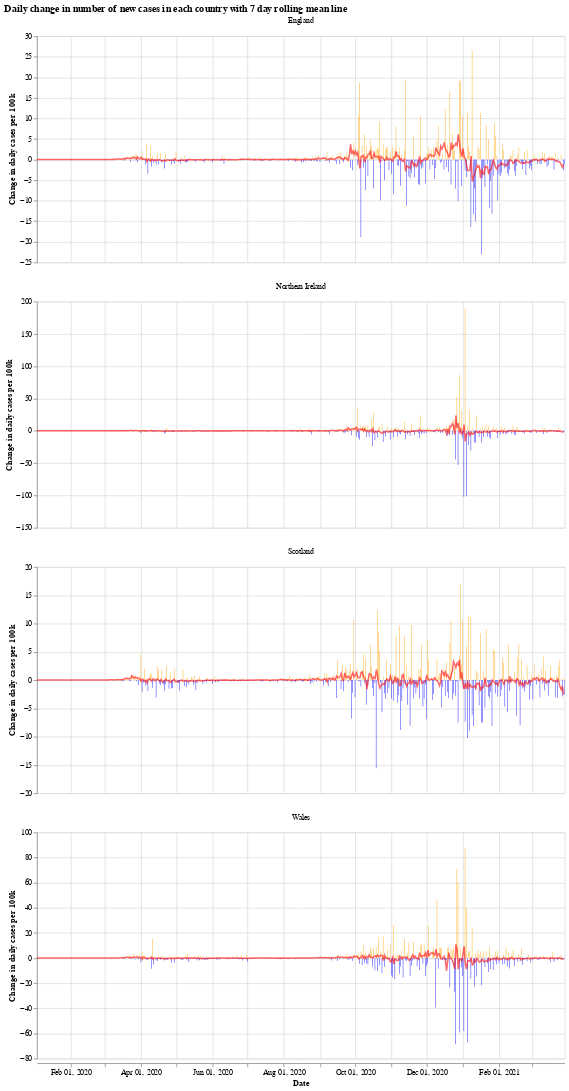

The cell this chart's notebook holds for it:
### Markdown cell above
We will use the Python library `Altair` for visualising the data, see the [altair docs](https://altair-viz.github.io/) for more information.

First we have a graph which shows the daily change in the number of new cases for each country. This number jumps up and down all over the place, which is likely due to delay in reporting of new cases over the weekend. Another interesting thing is that it looks like the daily cases in Wales experienced a much shorter period of calm over the summer (calm in the sense of daily cases not jumping up and down).

The orange bars are days when the number of new cases (per 100k population) was more than the previous day, while the blue are days when the number of new cases dropped. The red line is the 7 day moving average. 

When the moving average line is below 0, it means that there is a consistent drop in new cases. We can see this clearly happening around the times that lockdowns were introduced (though, to varying degrees). I will update the graphs soon with a marker of when each lockdown started.

### Code cell
# collapse
import altair as alt

bars = alt.Chart(uk_cases).mark_bar().encode(
    x=alt.X("yearmonthdate(date):T", axis=alt.Axis(title='Date')),
    y=alt.Y("casesChangeRate:Q", axis=alt.Axis(title='Change in daily cases per 100k')),
    tooltip='casesChange',
    color=alt.condition(
        alt.datum.casesChangeRate > 0,
        alt.value("orange"),  # The positive color
        alt.value("blue")  # The negative color
    )
).properties(title='Daily change in number of new cases with 7 day rolling mean',width=700).interactive()

line = alt.Chart(uk_cases).mark_line(
    color='red',
    size=2,
    opacity=0.6
).transform_window(
    rolling_mean='mean(casesChangeRate)',
    frame=[0, 7],
    groupby=['areaName']
).encode(
    x='yearmonthdate(date):T',
    y='rolling_mean:Q'
)

alt.layer(bars, line, data=uk_cases).facet(alt.Column(
    'areaName', title=''), columns=1).resolve_scale(y='independent').properties(title='Daily change in number of new cases in each country with 7 day rolling mean line')

### Figure 1 — Vega-Lite specification as saved in the notebook (floating-point values rounded to 4 significant figures; data arrays with more than 128 entries replaced by an {"elided": "..."} marker saying what was removed)
{"config": {"view": {"continuousWidth": 400, "continuousHeight": 300}}, "data": {"name": "data-378d076324476c55dcc86e4c35693014"}, "facet": {"type": "nominal", "field": "areaName", "title": ""}, "spec": {"layer": [{"mark": "bar", "encoding": {"color": {"condition": {"value": "orange", "test": "(datum.casesChangeRate > 0)"}, "value": "blue"}, "tooltip": {"type": "quantitative", "field": "casesChange"}, "x": {"type": "temporal", "axis": {"title": "Date"}, "field": "date", "timeUnit": "yearmonthdate"}, "y": {"type": "quantitative", "axis": {"title": "Change in daily cases per 100k"}, "field": "casesChangeRate"}}, "selection": {"selector001": {"type": "interval", "bind": "scales", "encodings": ["x", "y"]}}, "title": "Daily change in number of new cases with 7 day rolling mean", "width": 700}, {"mark": {"type": "line", "color": "red", "opacity": 0.6, "size": 2}, "encoding": {"x": {"type": "temporal", "field": "date", "timeUnit": "yearmonthdate"}, "y": {"type": "quantitative", "field": "rolling_mean"}}, "transform": [{"window": [{"op": "mean", "field": "casesChangeRate", "as": "rolling_mean"}], "frame": [0, 7], "groupby": ["areaName"]}]}]}, "columns": 1, "resolve": {"scale": {"y": "independent"}}, "title": "Daily change in number of new cases in each country with 7 day rolling mean line", "$schema": "https://vega.github.io/schema/vega-lite/v4.8.1.json", "datasets": {"data-378d076324476c55dcc86e4c35693014": {"elided": "1804 records"}}}
